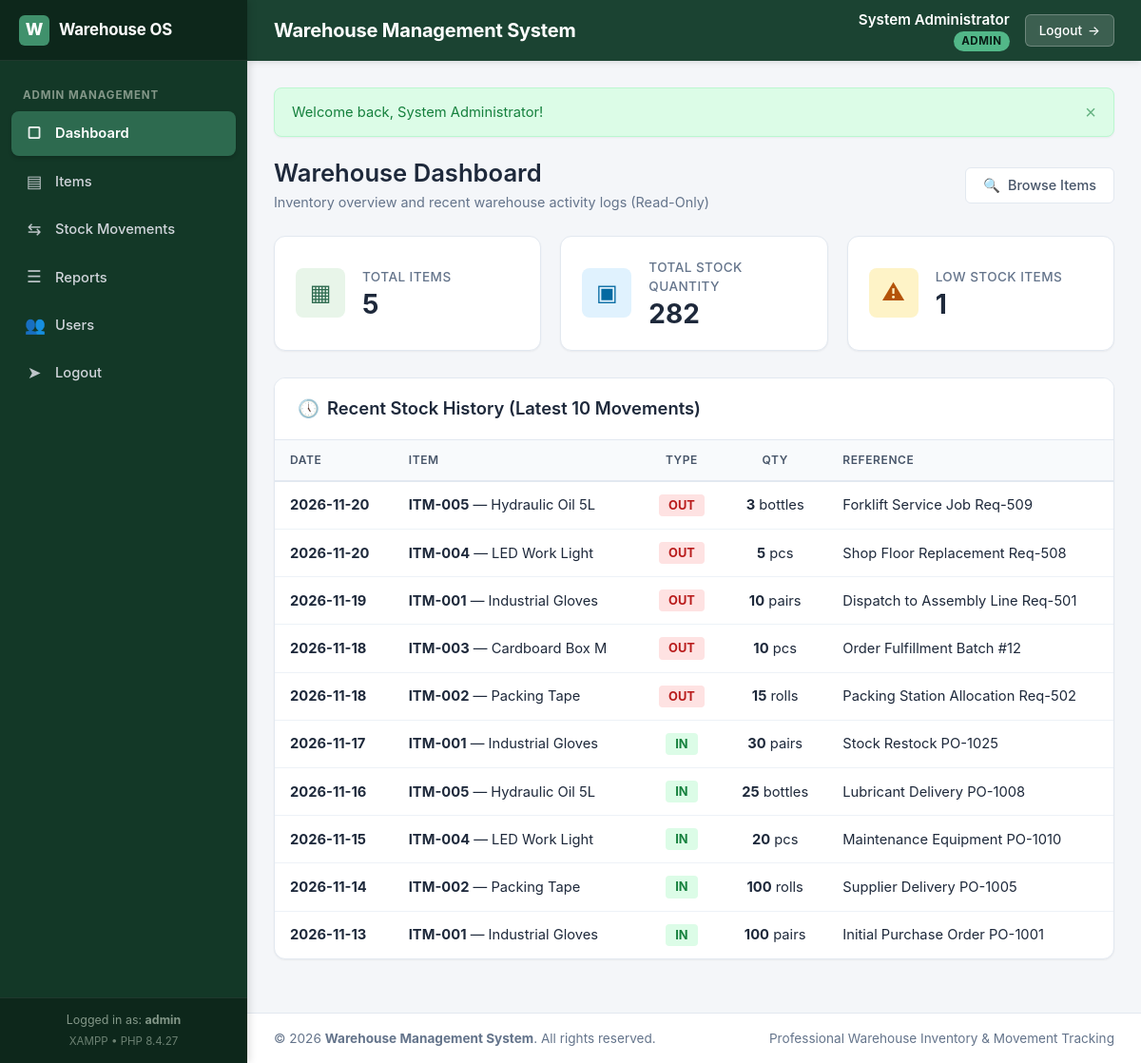
/user/dashboard.php (signed in), run on the app's committed database.
### tables this page shows
CREATE TABLE `stock_movements` (
    `id` INT UNSIGNED NOT NULL AUTO_INCREMENT,
    `item_id` INT UNSIGNED NOT NULL,
    `movement_type` ENUM('IN', 'OUT') NOT NULL,
    `quantity` INT UNSIGNED NOT NULL,
    `movement_date` DATE NOT NULL,
    `reference_note` VARCHAR(255) DEFAULT NULL,
    `created_by` INT UNSIGNED NOT NULL,
    `created_at` TIMESTAMP NOT NULL DEFAULT CURRENT_TIMESTAMP,
    PRIMARY KEY (`id`),
    KEY `idx_sm_item_id` (`item_id`),
    KEY `idx_sm_movement_date` (`movement_date`),
    KEY `idx_sm_created_by` (`created_by`),
    CONSTRAINT `fk_sm_item` FOREIGN KEY (`item_id`) REFERENCES `items` (`id`) ON DELETE RESTRICT ON UPDATE CASCADE,
    CONSTRAINT `fk_sm_user` FOREIGN KEY (`created_by`) REFERENCES `users` (`id`) ON DELETE RESTRICT ON UPDATE CASCADE
);

CREATE TABLE `items` (
    `id` INT UNSIGNED NOT NULL AUTO_INCREMENT,
    `item_code` VARCHAR(50) NOT NULL,
    `item_name` VARCHAR(100) NOT NULL,
    `category` VARCHAR(50) NOT NULL,
    `location` VARCHAR(50) NOT NULL,
    `quantity` INT UNSIGNED NOT NULL DEFAULT 0,
    `unit` VARCHAR(20) NOT NULL,
    `reorder_level` INT UNSIGNED NOT NULL DEFAULT 0,
    `created_at` TIMESTAMP NOT NULL DEFAULT CURRENT_TIMESTAMP,
    `updated_at` TIMESTAMP NOT NULL DEFAULT CURRENT_TIMESTAMP ON UPDATE CURRENT_TIMESTAMP,
    PRIMARY KEY (`id`),
    UNIQUE KEY `uk_items_item_code` (`item_code`),
    KEY `idx_items_category` (`category`),
    KEY `idx_items_location` (`location`)
);

### includes/functions.php (called while the page is built, shortened)
<?php
function e(?string $string): string {
    return htmlspecialchars((string)($string ?? ''), ENT_QUOTES, 'UTF-8');
}
function url(string $path = ''): string {
    $base = defined('BASE_PATH') ? BASE_PATH : '';
    $path = '/' . ltrim($path, '/');
    return rtrim($base, '/') . $path;
}
function formatDate(?string $dateStr, string $format = 'Y-m-d'): string {
    $time = strtotime($dateStr);
    return $time ? date($format, $time) : '-';
}
function formatNumber(int|float $num): string {
    return number_format($num);
}

### user/dashboard.php (the view, shortened to what this page needs)
<?php
require_once __DIR__ . '/../includes/init.php';
try {
    $stmtItems = $pdo->query("SELECT COUNT(*) FROM items");
    $totalItems = (int)$stmtItems->fetchColumn();
    $stmtStock = $pdo->query("SELECT COALESCE(SUM(quantity), 0) FROM items");
    $totalStock = (int)$stmtStock->fetchColumn();
    $stmtLow = $pdo->query("SELECT COUNT(*) FROM items WHERE quantity <= reorder_level");
    $lowStockItems = (int)$stmtLow->fetchColumn();
    $stmtRecent = $pdo->query("
        SELECT sm.movement_date, sm.movement_type, sm.quantity, sm.reference_note,
               i.item_code, i.item_name, i.unit
        FROM stock_movements sm
        JOIN items i ON sm.item_id = i.id
        ORDER BY sm.movement_date DESC, sm.id DESC
        LIMIT 10
    ");
    $recentMovements = $stmtRecent->fetchAll();
} catch (PDOException $e) {
    error_log("User dashboard query error: " . $e->getMessage());
    $totalItems = $totalStock = $lowStockItems = 0;
    $recentMovements = [];
}
require_once __DIR__ . '/../includes/header.php';
?>
<div class="page-header">
    <div class="page-title-wrap">
        <h1>Warehouse Dashboard</h1>
        <div class="page-subtitle">Inventory overview and recent warehouse activity logs (Read-Only)</div>
    </div>
    <div class="page-actions">
        <a href="<?= url('/user/items.php'); ?>" class="btn btn-secondary">
            <span>&#128269;</span> Browse Items
        </a>
    </div>
</div>
<div class="stats-grid" style="grid-template-columns: repeat(auto-fit, minmax(260px, 1fr));">
    <div class="stat-card">
        <div class="stat-icon-wrap primary">
            &#9638;
        </div>
        <div class="stat-details">
            <span class="stat-label">Total Items</span>
            <span class="stat-value"><?= formatNumber($totalItems); ?></span>
        </div>
    </div>
    <div class="stat-card">
        <div class="stat-icon-wrap info">
            &#9635;
        </div>
        <div class="stat-details">
            <span class="stat-label">Total Stock Quantity</span>
            <span class="stat-value"><?= formatNumber($totalStock); ?></span>
        </div>
    </div>
    <div class="stat-card">
        <div class="stat-icon-wrap warning">
            &#9888;
        </div>
        <div class="stat-details">
            <span class="stat-label">Low Stock Items</span>
            <span class="stat-value"><?= formatNumber($lowStockItems); ?></span>
        </div>
    </div>
</div>
<div class="card-panel">
    <div class="card-header">
        <div class="card-title">
            <span>&#128340;</span> Recent Stock History (Latest 10 Movements)
        </div>
    </div>
    <div class="card-body" style="padding: 0;">
        <?php if (!empty($recentMovements)): ?>
            <div class="table-responsive">
                <table class="data-table">
                    <thead>
                        <tr>
                            <th>Date</th>
                            <th>Item</th>
                            <th class="text-center">Type</th>
                            <th class="text-center">Qty</th>
                            <th>Reference</th>
                        </tr>
                    </thead>
                    <tbody>
                        <?php foreach ($recentMovements as $mv): ?>
                            <tr>
                                <td><strong><?= formatDate($mv['movement_date']); ?></strong></td>
                                <td>
                                    <strong><?= e($mv['item_code']); ?></strong> &mdash; <?= e($mv['item_name']); ?>
                                </td>
                                <td class="text-center">
                                    <span class="movement-tag <?= strtolower($mv['movement_type']); ?>">
                                        <?= e($mv['movement_type']); ?>
                                    </span>
                                </td>
                                <td class="text-center">
                                    <strong><?= formatNumber($mv['quantity']); ?></strong> <?= e($mv['unit']); ?>
                                </td>
                                <td><?= e($mv['reference_note'] ?: '-'); ?></td>
                            </tr>
                        <?php endforeach; ?>
                    </tbody>
                </table>
            </div>
        <?php endif; ?>
    </div>
</div>
<?php require_once __DIR__ . '/../includes/footer.php'; ?>

### data on the page
stock_movements: movement_date "2026-11-20", item.item_code "ITM-005", item.item_name "Hydraulic Oil 5L", movement_type "OUT", quantity "3", item.unit "bottles", reference_note "Forklift Service Job Req-509"
stock_movements: movement_date "2026-11-20", item.item_code "ITM-004", item.item_name "LED Work Light", movement_type "OUT", quantity "5", item.unit "pcs", reference_note "Shop Floor Replacement Req-508"
stock_movements: movement_date "2026-11-19", item.item_code "ITM-001", item.item_name "Industrial Gloves", movement_type "OUT", quantity "10", item.unit "pairs", reference_note "Dispatch to Assembly Line Req-501"
stock_movements: movement_date "2026-11-18", item.item_code "ITM-003", item.item_name "Cardboard Box M", movement_type "OUT", quantity "10", item.unit "pcs", reference_note "Order Fulfillment Batch #12"
stock_movements: movement_date "2026-11-18", item.item_code "ITM-002", item.item_name "Packing Tape", movement_type "OUT", quantity "15", item.unit "rolls", reference_note "Packing Station Allocation Req-502"
stock_movements: movement_date "2026-11-17", item.item_code "ITM-001", item.item_name "Industrial Gloves", movement_type "IN", quantity "30", item.unit "pairs", reference_note "Stock Restock PO-1025"
stock_movements: movement_date "2026-11-16", item.item_code "ITM-005", item.item_name "Hydraulic Oil 5L", movement_type "IN", quantity "25", item.unit "bottles", reference_note "Lubricant Delivery PO-1008"
stock_movements: movement_date "2026-11-15", item.item_code "ITM-004", item.item_name "LED Work Light", movement_type "IN", quantity "20", item.unit "pcs", reference_note "Maintenance Equipment PO-1010"
stock_movements: movement_date "2026-11-14", item.item_code "ITM-002", item.item_name "Packing Tape", movement_type "IN", quantity "100", item.unit "rolls", reference_note "Supplier Delivery PO-1005"
stock_movements: movement_date "2026-11-13", item.item_code "ITM-001", item.item_name "Industrial Gloves", movement_type "IN", quantity "100", item.unit "pairs", reference_note "Initial Purchase Order PO-1001"

### other printed values
APP_NAME "Warehouse Management System"
$currentUser['full_name'] "System Administrator"
$currentUser['role'] "ADMIN"
$currentUser['username'] "admin"
phpversion() "8.4.27"
$flash['text'] "Welcome back, System Administrator!"
formatNumber($totalItems) "5"
formatNumber($totalStock) "282"
formatNumber($lowStockItems) "1"
